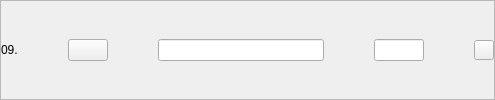
              <widget class="QFrame" name="publish9">
               <property name="styleSheet">
                <string notr="true">QPushButton#eliminarProducto9{
border: none;
}</string>
               </property>
               <property name="frameShape">
                <enum>QFrame::StyledPanel</enum>
               </property>
               <property name="frameShadow">
                <enum>QFrame::Raised</enum>
               </property>
               <layout class="QHBoxLayout" name="horizontalLayout_14" stretch="1,0,10,3,0">
                <property name="spacing">
                 <number>50</number>
                </property>
                <property name="leftMargin">
                 <number>0</number>
                </property>
                <property name="topMargin">
                 <number>0</number>
                </property>
                <property name="rightMargin">
                 <number>0</number>
                </property>
                <property name="bottomMargin">
                 <number>0</number>
                </property>
                <item>
                 <widget class="QLabel" name="nro9Publish">
                  <property name="text">
                   <string>09.</string>
                  </property>
                 </widget>
                </item>
                <item>
                 <widget class="QPushButton" name="seePublish9">
                  <property name="text">
                   <string/>
                  </property>
                  <property name="icon">
                   <iconset resource="../resources.qrc">
                    <normaloff>:/Buttons/img/amacapy-boton-ver.png</normaloff>:/Buttons/img/amacapy-boton-ver.png</iconset>
                  </property>
                  <property name="iconSize">
                   <size>
                    <width>30</width>
                    <height>30</height>
                   </size>
                  </property>
                 </widget>
                </item>
                <item>
                 <widget class="QLineEdit" name="titlePublish9"/>
                </item>
                <item>
                 <widget class="QLineEdit" name="pricePublish9">
                  <property name="maximumSize">
                   <size>
                    <width>120</width>
                    <height>16777215</height>
                   </size>
                  </property>
                 </widget>
                </item>
                <item>
                 <widget class="QPushButton" name="deleteProduct9Button">
                  <property name="minimumSize">
                   <size>
                    <width>0</width>
                    <height>0</height>
                   </size>
                  </property>
                  <property name="maximumSize">
                   <size>
                    <width>20</width>
                    <height>20</height>
                   </size>
                  </property>
                  <property name="text">
                   <string/>
                  </property>
                  <property name="icon">
                   <iconset resource="../resources.qrc">
                    <normaloff>:/Buttons/img/amacapy-boton-eliminar.png</normaloff>:/Buttons/img/amacapy-boton-eliminar.png</iconset>
                  </property>
                  <property name="iconSize">
                   <size>
                    <width>20</width>
                    <height>20</height>
                   </size>
                  </property>
                 </widget>
                </item>
               </layout>
              </widget>
